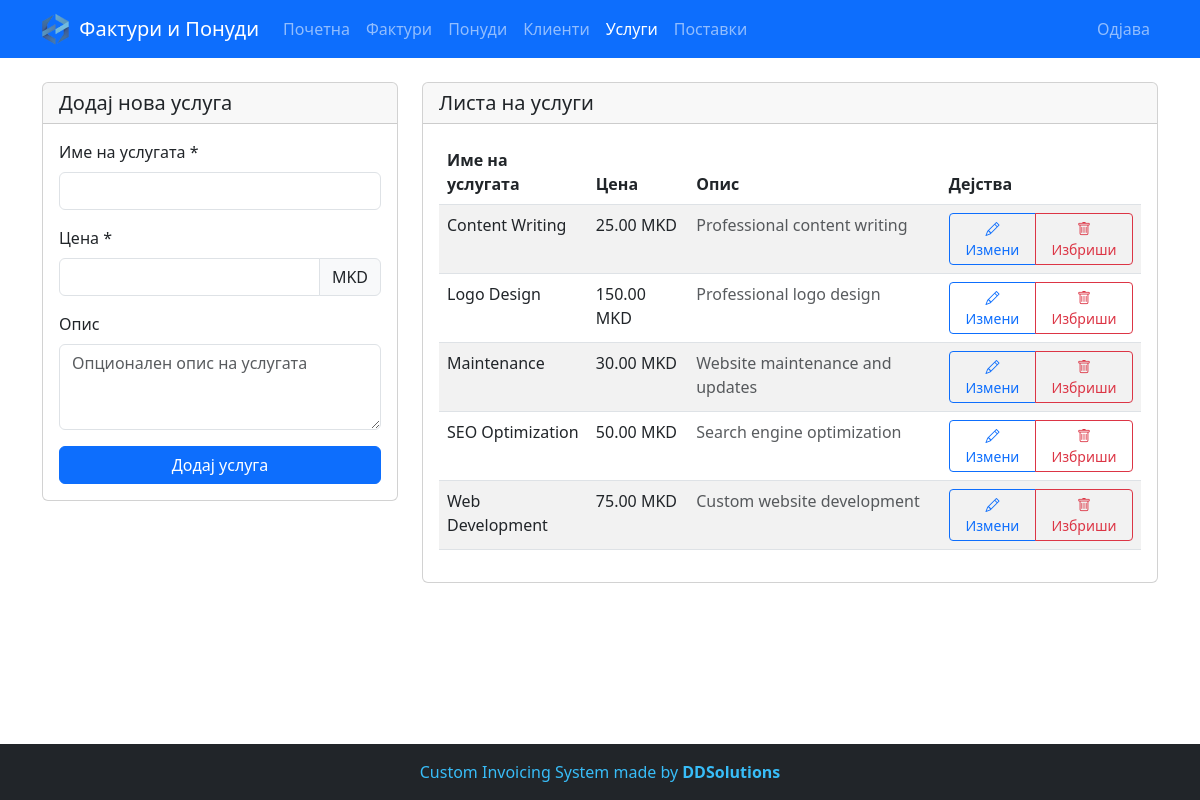
Screenshot of /services.php (signed in) with the database file from the repository.
### tables this page shows
CREATE TABLE IF NOT EXISTS services (
    id INT AUTO_INCREMENT PRIMARY KEY,
    name VARCHAR(100) NOT NULL,
    price DECIMAL(10,2) NOT NULL,
    description TEXT,
    created_at TIMESTAMP DEFAULT CURRENT_TIMESTAMP
);

### includes/company_helper.php (called while the page is built, shortened)
<?php
function getCompanySettings($pdo) {
    $stmt = $pdo->query("SELECT * FROM company_settings LIMIT 1");
    $company = $stmt->fetch();
    return $company;
}
?>

### services.php (the view, shortened to what this page needs)
<?php
require_once 'config/database.php';
require_once 'includes/company_helper.php';
$company_settings = getCompanySettings($pdo);
$currency = $company_settings['currency'] ?? 'MKD';
$stmt = $pdo->query("SELECT * FROM services ORDER BY name");
$services = $stmt->fetchAll();
$edit_service = null;
$logo_path = '/uploads/company_logo.png';
$upload_dir = __DIR__ . '/uploads/';
$logo_files = glob($upload_dir . 'company_logo*.png');
if ($logo_files && count($logo_files) > 0) {
    $logo_path = '/uploads/' . basename($logo_files[0]);
}
?>
<!DOCTYPE html>
<html lang="en">
<head>
    <link href="https://cdn.jsdelivr.net/npm/bootstrap@5.3.0/dist/css/bootstrap.min.css" rel="stylesheet">
    <link href="https://cdn.jsdelivr.net/npm/bootstrap-icons@1.7.2/font/bootstrap-icons.css" rel="stylesheet">
</head>
<body>
    <nav class="navbar navbar-expand-lg navbar-dark bg-primary">
        <div class="container">
            <a class="navbar-brand d-flex align-items-center" href="#">
                <img src="<?php echo $logo_path; ?>" alt="DDS Logo" style="height:32px; width:auto; margin-right:10px;">
                Фактури и Понуди
            </a>
            <div class="collapse navbar-collapse" id="navbarNav">
                <ul class="navbar-nav me-auto">
                    <li class="nav-item">
                        <a class="nav-link" href="dashboard.php">Почетна</a>
                    </li>
                    <li class="nav-item">
                        <a class="nav-link" href="invoices.php">Фактури</a>
                    </li>
                    <li class="nav-item">
                        <a class="nav-link" href="offers.php">Понуди</a>
                    </li>
                    <li class="nav-item">
                        <a class="nav-link" href="clients.php">Клиенти</a>
                    </li>
                    <li class="nav-item">
                        <a class="nav-link active" href="services.php">Услуги</a>
                    </li>
                    <li class="nav-item">
                        <a class="nav-link" href="company_settings.php">Поставки</a>
                    </li>
                </ul>
                <ul class="navbar-nav">
                    <li class="nav-item">
                        <a class="nav-link" href="logout.php">Одјава</a>
                    </li>
                </ul>
            </div>
        </div>
    </nav>
    <div class="container mt-4 main-content">
        <div class="row">
            <div class="col-md-4">
                <div class="card">
                    <div class="card-header">
                        <h5 class="mb-0">
                            <?php echo $edit_service ? 'Измени услуга' : 'Додај нова услуга'; ?>
                        </h5>
                    </div>
                    <div class="card-body">
                        <form method="POST">
                            <div class="mb-3">
                                <label for="name" class="form-label">Име на услугата *</label>
                                <input type="text" class="form-control" id="name" name="name"
                                       value="<?php echo htmlspecialchars($edit_service['name'] ?? ''); ?>" required>
                            </div>
                            <div class="mb-3">
                                <label for="price" class="form-label">Цена *</label>
                                <div class="input-group">
                                    <input type="number" class="form-control" id="price" name="price" step="0.01" min="0.01" value="<?php echo $edit_service['price'] ?? ''; ?>" required>
                                    <span class="input-group-text"><?php echo $currency; ?></span>
                                </div>
                            </div>
                            <div class="mb-3">
                                <label for="description" class="form-label">Опис</label>
                                <textarea class="form-control" id="description" name="description" rows="3"
                                          placeholder="Опционален опис на услугата"><?php echo htmlspecialchars($edit_service['description'] ?? ''); ?></textarea>
                            </div>
                            <div class="d-grid gap-2">
                                <button type="submit" class="btn btn-primary">
                                    <?php echo $edit_service ? 'Ажурирај услуга' : 'Додај услуга'; ?>
                                </button>
                            </div>
                        </form>
                    </div>
                </div>
            </div>
            <div class="col-md-8">
                <div class="card">
                    <div class="card-header">
                        <h5 class="mb-0">Листа на услуги</h5>
                    </div>
                    <div class="card-body">
                        <?php if (empty($services)): ?>
                            <p class="text-muted">Нема додадени услуги. Додајте ја вашата прва услуга со користење на формата на лево.</p>
                        <?php else: ?>
                            <div class="table-responsive">
                                <table class="table table-striped">
                                    <thead>
                                        <tr>
                                            <th>Име на услугата</th>
                                            <th>Цена</th>
                                            <th>Опис</th>
                                            <th>Дејства</th>
                                        </tr>
                                    </thead>
                                    <tbody>
                                        <?php foreach ($services as $service): ?>
                                            <tr>
                                                <td><?php echo htmlspecialchars($service['name']); ?></td>
                                                <td><?php echo number_format($service['price'], 2); ?> <?php echo $currency; ?></td>
                                                <td>
                                                    <?php if ($service['description']): ?>
                                                        <span class="text-muted"><?php echo htmlspecialchars($service['description']); ?></span>
                                                    <?php else: ?>
                                                        <span class="text-muted">Нема опис</span>
                                                    <?php endif; ?>
                                                </td>
                                                <td>
                                                    <div class="btn-group btn-group-sm">
                                                        <a href="?edit=<?php echo $service['id']; ?>"
                                                           class="btn btn-outline-primary">
                                                            <i class="bi bi-pencil"></i> Измени
                                                        </a>
                                                        <button type="button" class="btn btn-outline-danger"
                                                                data-bs-toggle="modal"
                                                                data-bs-target="#deleteModal<?php echo $service['id']; ?>">
                                                            <i class="bi bi-trash"></i> Избриши
                                                        </button>
                                                    </div>
                                                </td>
                                            </tr>
                                        <?php endforeach; ?>
                                    </tbody>
                                </table>
                            </div>
                        <?php endif; ?>
                    </div>
                </div>
            </div>
        </div>
    </div>
    <footer class="bg-dark mt-5 py-3">
        <div class="container">
            <div class="row">
                <div class="col-md-12 text-center">
                    <p class="mb-0" style="color: #38BDF8;">Custom Invoicing System made by <strong><a href="https://ddsolutions.com.mk/" target="_blank" style="color: #38BDF8; text-decoration: none;">DDSolutions</a></strong></p>
                </div>
            </div>
        </div>
    </footer>
</body>
</html>

### services.php (style rules this page uses)
body { min-height: 100vh; display: flex; flex-direction: column; }
.main-content { flex: 1; }
footer { margin-top: auto; }

### rows the page displays
services: name "Content Writing", price "25.00", description "Professional content writing"
services: name "Logo Design", price "150.00", description "Professional logo design"
services: name "Maintenance", price "30.00", description "Website maintenance and updates"
services: name "SEO Optimization", price "50.00", description "Search engine optimization"
services: name "Web Development", price "75.00", description "Custom website development"

### other values shown
$currency "MKD"
